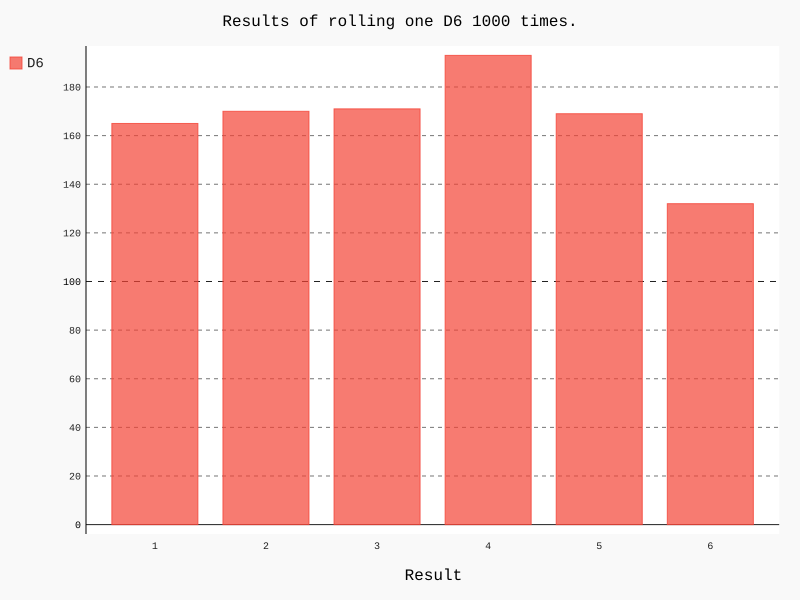

Recreate this plot in Python.
import pygal
from die import Die

die = Die()

results = []

for roll_num in range(1000):
  result = die.roll()
  results.append(result)

frequencies = []
for value in range(1, die.num_sides + 1):
  frequency = results.count(value)
  frequencies.append(frequency)

hist = pygal.Bar()

hist.title = "Results of rolling one D6 1000 times."
hist.x_labels = ['1', '2', '3', '4', '5', '6']
hist.x_title = "Result"
hist.y_tile = "frequency of result"

hist.add('D6', frequencies)
hist.render_to_file('die_visual.svg')
